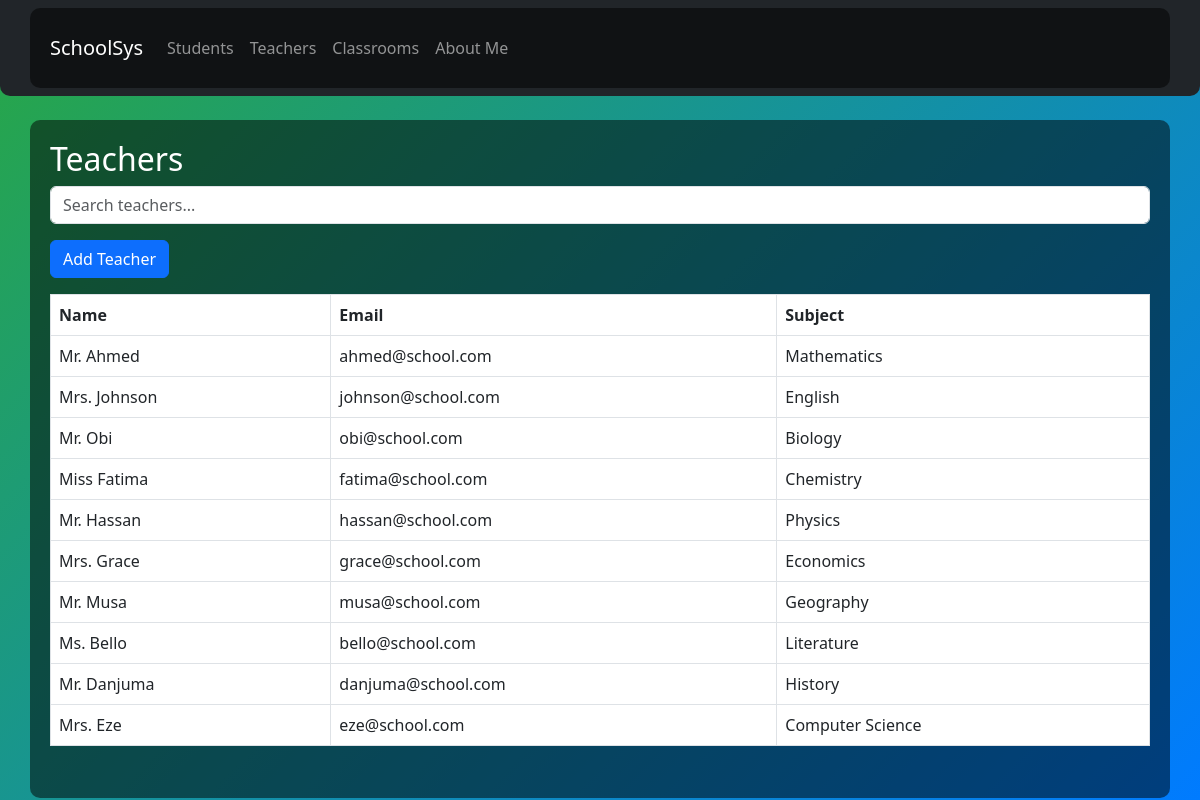
Screenshot of /teachers/ with the database file from the repository.
### SMS_app/models.py (models this page shows, shortened)
class Teacher(models.Model):
    name = models.CharField(max_length=100)
    email = models.EmailField(unique=True)
    subject = models.CharField(max_length=100)

### SMS_app/views.py (the view)
# urls.py: path('teachers/', views.teacher_list, name='teacher_list'),
def teacher_list(request):
    teachers = Teacher.objects.all()
    return render(request, 'teacher_list.html', {'teachers': teachers})

### templates/teacher_list.html (shortened to what this page needs)
{% extends 'base.html' %}
{% block content %}
<h2>Teachers</h2>
<form method="get" class="mb-3">
  <input type="text" name="q" value="{{ query }}" placeholder="Search teachers..." class="form-control">
</form>
<a href="{% url 'add_teacher' %}" class="btn btn-primary mb-3">Add Teacher</a>
<table class="table table-bordered">
  <thead><tr><th>Name</th><th>Email</th><th>Subject</th></tr></thead>
  <tbody>
    {% for teacher in teachers %}
      <tr>
        <td>{{ teacher.name }}</td>
        <td>{{ teacher.email }}</td>
        <td>{{ teacher.subject }}</td>
      </tr>
    {% empty %}
      <tr><td colspan="3">No teachers found.</td></tr>
    {% endfor %}
  </tbody>
</table>
{% endblock %}

### templates/base.html (style rules this page uses)
body { background: linear-gradient(135deg, #28a745, #007bff); min-height: 100vh; color: white; }

### rows the page displays
Teacher: name "Mr. Ahmed", email "ahmed@school.com", subject "Mathematics"
Teacher: name "Mrs. Johnson", email "johnson@school.com", subject "English"
Teacher: name "Mr. Obi", email "obi@school.com", subject "Biology"
Teacher: name "Miss Fatima", email "fatima@school.com", subject "Chemistry"
Teacher: name "Mr. Hassan", email "hassan@school.com", subject "Physics"
Teacher: name "Mrs. Grace", email "grace@school.com", subject "Economics"
Teacher: name "Mr. Musa", email "musa@school.com", subject "Geography"
Teacher: name "Ms. Bello", email "bello@school.com", subject "Literature"
Teacher: name "Mr. Danjuma", email "danjuma@school.com", subject "History"
Teacher: name "Mrs. Eze", email "eze@school.com", subject "Computer Science"
